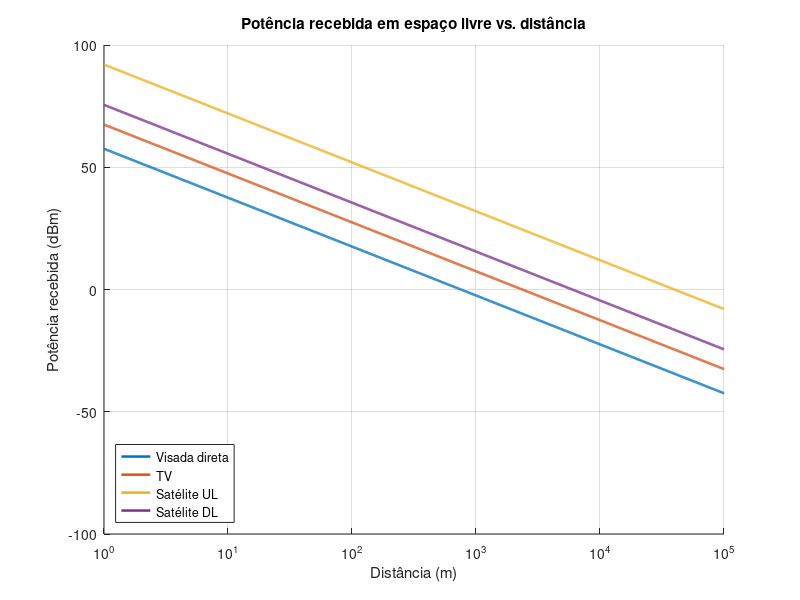

Here is the MATLAB script that generated this plot:
clc; clear; close all;

c = 3e8;                          % velocidade da luz (m/s)
d = logspace(0, 5, 1000);         % 1 m a 100 km

% Parâmetros: [f (Hz), Pt (W), Gt (dBi), Gr (dBi)]
sistemas = {
    'Visada direta', 10e9,  10,   35, 35;
    'TV',            180e6, 1e3,  10, 15;
    'Satélite UL',   6e9,   1e3,  60, 20;
    'Satélite DL',   4e9,   10,   20, 60
};

figure; hold on; grid on;

for i = 1:size(sistemas,1)
    nome = sistemas{i,1};
    f    = sistemas{i,2};
    Pt   = sistemas{i,3};
    Gt   = sistemas{i,4};
    Gr   = sistemas{i,5};

    Pt_dBm = 10*log10(Pt*1000);
    Lfs    = 20*log10(4*pi*d*f/c);
    Pr     = Pt_dBm + Gt + Gr - Lfs;

    semilogx(d, Pr, 'LineWidth', 1.8, 'DisplayName', nome);

    fprintf('%s: Pr(1 m) = %.2f dBm | Pr(100 km) = %.2f dBm\n', ...
            nome, Pr(1), Pr(end));
end

set(gca, 'XScale', 'log');
xlabel('Distância (m)');
ylabel('Potência recebida (dBm)');
title('Potência recebida em espaço livre vs. distância');
legend('Location', 'southwest');

saveas(gcf, 'questao3.png');
